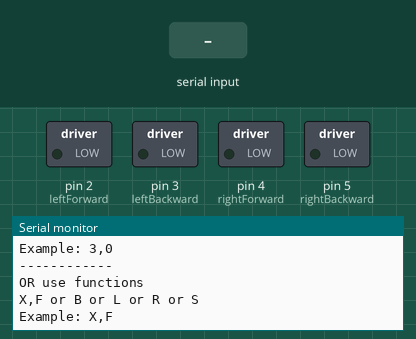
Simulated run of this sketch. Board: Arduino Nano, built with avr-gcc and run on an emulated ATmega328P. Parts: switched loads named in the sketch (green lamp = pin HIGH), the last lines printed to the serial monitor. The test bench sets the inputs (shaded band).

Above: at 1.2 s.
1.3 s: "x" received over Serial
At 2.5 s:
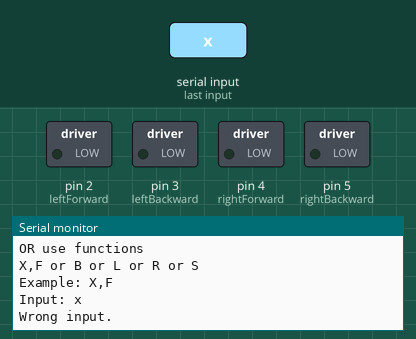
2.8 s: "X" received over Serial
At 3.8 s:
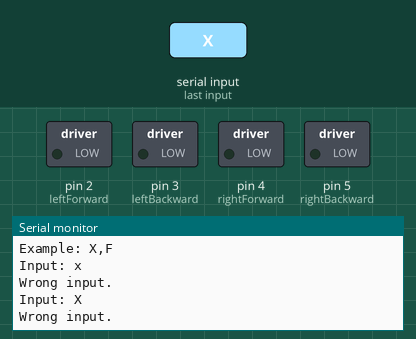
4.3 s: "f" received over Serial
At 4.9 s:
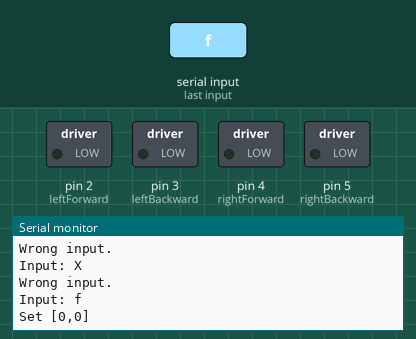

The sketch:

L293D_motor_Example.ino
```cpp
/**
*
* Vpøed: [1,0,1,0] => F
* Vzad:  [0,1,0,1] => B
* Vlevo: [0,0,1,0] => L
* Vpravo:[1,0,0,0] => R
* Stop:  [0,0,0,0] => S
*/


const int leftForward = 2;
const int leftBackward = 3;
const int rightForward = 4;
const int rightBackward = 5;

//String readString, servo1, servo2;
String readString, pin, val;
int p, v;

char buff[255];

void setup()
{

	Serial.begin(9600);

	pinMode(leftForward, OUTPUT);
	pinMode(leftBackward, OUTPUT);
	pinMode(rightForward, OUTPUT);
	pinMode(rightBackward, OUTPUT);

	//ardprintf("Mapped pins: %d,%d,%d,%d",leftForward, leftBackward, rightForward, rightBackward);
	sprintf(buff, "Mapped pins: %d,%d,%d,%d", leftForward, leftBackward, rightForward, rightBackward);
	Serial.println(buff);
	Serial.println("Input: pin,val");
	Serial.println("Example: 2,1");
	Serial.println("Example: 3,0");
	Serial.println("------------");
	Serial.println("OR use functions");
	Serial.println("X,F or B or L or R or S");
	Serial.println("Example: X,F");
}

void loop()
{


	//digitalWrite(leftForward , HIGH);
	//digitalWrite(leftBackward , LOW);
	//digitalWrite(rightForward , HIGH);
	//digitalWrite(rightBackward , LOW);

	while (Serial.available()) {
		delay(3);  //delay to allow buffer to fill
		if (Serial.available() >0) {
			char c = Serial.read();  //gets one byte from serial buffer
			readString += c; //makes the string readString
		}
	}

	if (readString.length() >0) {
		//sprintf(buff,"Input: %s",readString);
		Serial.println("Input: " + readString);

		pin = readString.substring(0, 1);
		val = readString.substring(2);

		if (pin == "x" || pin == "X")
		{
			if (val == "f" || val == "F")
			{
				forward();
			}
			else if (val == "b" || val == "B")
			{
				backward();
			}
			else if (val == "l" || val == "L")
			{
				left();
			}
			else if (val == "r" || val == "R")
			{
				right();
			}
			else if (val == "s" || val == "S")
			{
				stop();
			}
			else
			{
				Serial.println("Wrong input.");
			}
		}
		else
		{
			p = pin.toInt();
			v = val.toInt();

			sprintf(buff, "Set [%d,%d]", p, v);
			Serial.println(buff);

			digitalWrite(p, v);
		}

		readString = "";
	}

}

void forward()
{
	Serial.println("forward()");
	setMove(1, 0, 1, 0);
}

void backward()
{
	Serial.println("backward()");
	setMove(0, 1, 0, 1);
}

void left()
{
	Serial.println("left()");
	setMove(0, 0, 1, 0);
}

void right()
{
	Serial.println("right()");
	setMove(1, 0, 0, 0);
}

void stop()
{
	Serial.println("stop()");
	setMove(0, 0, 0, 0);
}

void setMove(int lf, int lb, int rf, int rb)
{
	sprintf(buff, "Set [%d,%d,%d,%d]", lf, lb, rf, rb);
	Serial.println(buff);
	digitalWrite(leftForward, lf);
	digitalWrite(leftBackward, lb);
	digitalWrite(rightForward, rf);
	digitalWrite(rightBackward, rb);
}
```

Measured:
- after the input at 1.3 s, the serial monitor: prints a new line at once (image 1)
- after the input at 2.8 s, the serial monitor: prints a new line at once (image 2)
- after the input at 4.3 s, the serial monitor: prints a new line at once (image 3)
